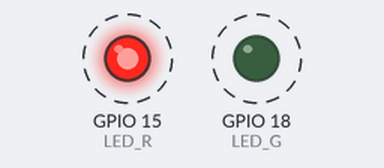
The program below on a simulated Raspberry Pi (BCM pin numbers). Parts: output pins drawn as LEDs (lit = HIGH). Dashed ring = blinking.

Above: at 0.5 s.
Timing chart, 0 to 4.6 s (numbered marks = the images above):
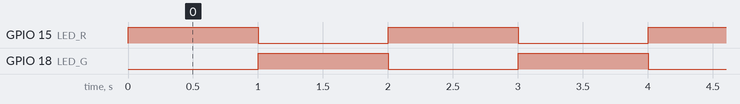

Measured:
- by itself, GPIO 15 (LED_R), GPIO 18 (LED_G): alternates HIGH for 1.0 s and LOW for 1.0 s

The program:

control.py
```python
import RPi.GPIO as GPIO
import time

GPIO.setmode(GPIO.BCM)

LED_R = 15
LED_G = 18
GPIO.setup(LED_R, GPIO.OUT)
GPIO.setup(LED_G, GPIO.OUT)

try:
	while True:
		GPIO.output(LED_R, GPIO.HIGH)
		GPIO.output(LED_G, GPIO.LOW)
		time.sleep(1)
		GPIO.output(LED_R, GPIO.LOW)
		GPIO.output(LED_G, GPIO.HIGH)
		time.sleep(1)
except KeyboardInterrupt:
	print("quittting...")

GPIO.cleanup()
```
